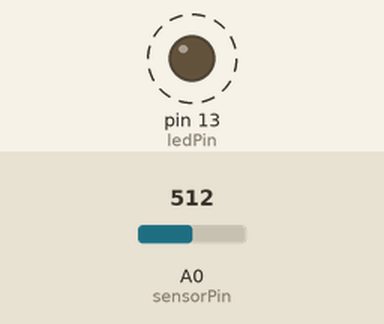
A sketch run on a simulated Arduino Uno, built with avr-gcc and run on an emulated ATmega328P. On the bench: output pins drawn as LEDs (lit = HIGH). Dashed ring = blinking. Inputs (shaded band) come from the test bench; at power-on: A0 (sensorPin) = 512.

Above: at 1.8 s.
1.9 s: A0 (sensorPin) set to 0
At 3.3 s:
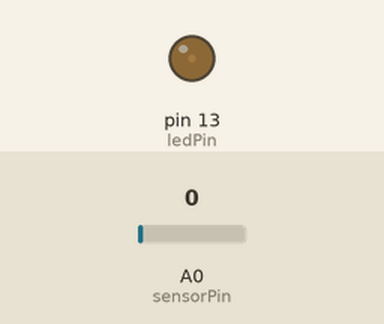
3.6 s: A0 (sensorPin) set to 122
At 3.9 s:
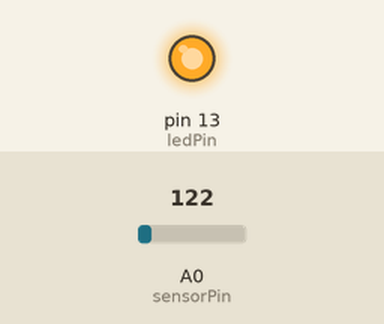
Timing chart, 0 to 13.1 s (numbered marks = the images above; inputs shaded):
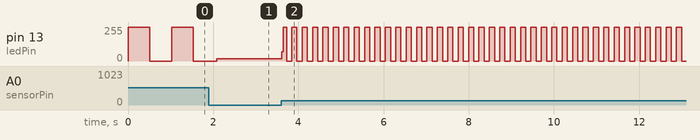

Measured:
- after the input at 3.6 s, pin 13 (ledPin): 16/255 → 68/255 at once, then moves between 0/255 and 255/255, repeating every 0.24 s
- by itself, pin 13 (ledPin): alternates 255/255 for 0.51 s and 0/255 for 0.51 s

The sketch:

AnalogInput.ino
```cpp
/*
  Analog Input

  Demonstrates analog input by reading an analog sensor on analog pin 0 and
  turning on and off a light emitting diode(LED) connected to digital pin 13.
  The amount of time the LED will be on and off depends on the value obtained
  by analogRead().

  The circuit:
  - potentiometer
    center pin of the potentiometer to the analog input 0
    one side pin (either one) to ground
    the other side pin to +5V
  - LED
    anode (long leg) attached to digital output 13
    cathode (short leg) attached to ground

  - Note: because most Arduinos have a built-in LED attached to pin 13 on the
    board, the LED is optional.

*/

int sensorPin = A0;    // select the input pin for the potentiometer
int ledPin = 13;      // select the pin for the LED
int sensorValue = 0;  // variable to store the value coming from the sensor

void setup() {
  // declare the ledPin as an OUTPUT:
  pinMode(13, OUTPUT);
}

void loop() {
  // read the value from the sensor:
  sensorValue = analogRead(A0);
  // turn the ledPin on
  digitalWrite(13, HIGH);
  // stop the program for <sensorValue> milliseconds:
  delay(sensorValue);
  // turn the ledPin off:
  digitalWrite(13, LOW);
  // stop the program for for <sensorValue> milliseconds:
  delay(sensorValue);
}
```
